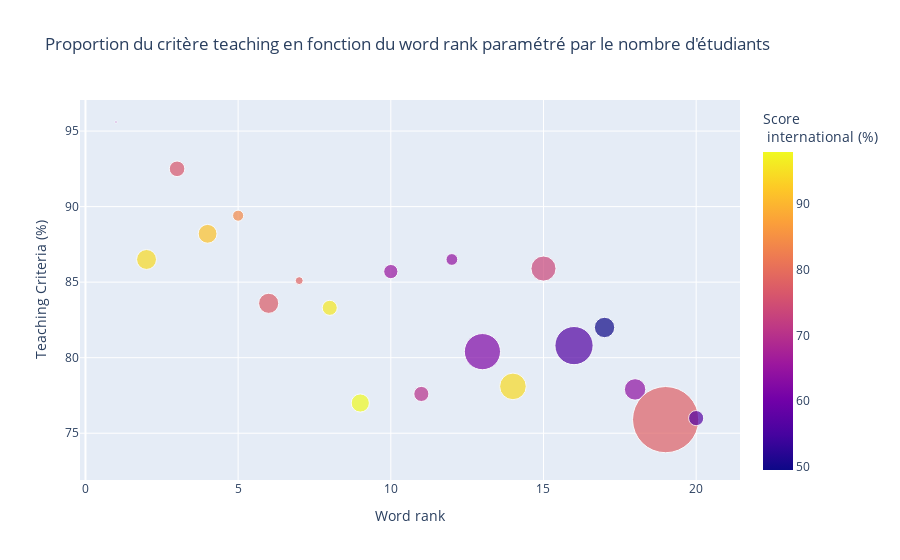

The notebook cell this image was saved under:
### Code cell
# Préparation des données
df2016 = timesData[timesData.year == 2016].iloc[:20,:]
num_students_size  = [float(each.replace(',', '.')) for each in df2016.num_students]
international_color = [float(each) for each in df2016.international]
# avec la legende et axes : à modif ca plante

data = [
    {
        'y': df2016.teaching,
        'x': df2016.world_rank,
        'mode': 'markers',
        'marker': {
            'color': international_color,
            'size': num_students_size,
            'showscale': True,
            'colorbar' : {'title':'Score <br> international (%)'}
        },
        "text" : df2016[['university_name', 'num_students']],
        "hovertemplate" : "<b>University :</b> %{text[0]}<br>" + "<b>Students number :</b> %{text[1]}",
    },]
layout = dict(
    title = "Proportion du critère teaching en fonction du word rank paramétré par le nombre d'étudiants",
    yaxis_title = "Teaching Criteria (%)",
    xaxis_title = "Word rank"
)

fig = dict(data=data, layout=layout)
iplot(fig)

### Figure 1 — Plotly figure (JSON) as saved in the notebook; plotly's stock layout.template omitted (floating-point values rounded to 4 significant figures)
{"data": [{"hovertemplate": "<b>University :</b> %{text[0]}<br><b>Students number :</b> %{text[1]}", "marker": {"color": [64, 94.4, 76.3, 91.5, 84, 77.2, 78.5, 96, 97.9, 65, 70, 64.3, 61.9, 94.4, 73.5, 56.4, 49.5, 63.9, 77.8, 56.5], "colorbar": {"title": {"text": "Score <br> international (%)"}}, "showscale": true, "size": [2.243, 19.92, 15.6, 18.81, 11.07, 20.15, 7.929, 15.06, 18.18, 14.22, 15.13, 11.75, 36.19, 26.61, 25.05, 38.21, 20.38, 21.42, 66.2, 15.17]}, "mode": "markers", "text": [["California Institute of Technology", "2,243"], ["University of Oxford", "19,919"], ["Stanford University", "15,596"], ["University of Cambridge", "18,812"], ["Massachusetts Institute of Technology", "11,074"], ["Harvard University", "20,152"], ["Princeton University", "7,929"], ["Imperial College London", "15,060"], ["ETH Zurich – Swiss Federal Institute of Technology Zurich", "18,178"], ["University of Chicago", "14,221"], ["Johns Hopkins University", "15,128"], ["Yale University", "11,751"], ["University of California, Berkeley", "36,186"], ["University College London", "26,607"], ["Columbia University", "25,055"], ["University of California, Los Angeles", "38,206"], ["University of Pennsylvania", "20,376"], ["Cornell University", "21,424"], ["University of Toronto", "66,198"], ["Duke University", "15,172"]], "type": "scatter", "x": ["1", "2", "3", "4", "5", "6", "7", "8", "9", "10", "11", "12", "13", "14", "15", "16", "17", "18", "19", "20"], "y": [95.6, 86.5, 92.5, 88.2, 89.4, 83.6, 85.1, 83.3, 77, 85.7, 77.6, 86.5, 80.4, 78.1, 85.9, 80.8, 82, 77.9, 75.9, 76]}], "layout": {"title": {"text": "Proportion du critère teaching en fonction du word rank paramétré par le nombre d'étudiants"}, "xaxis": {"title": {"text": "Word rank"}}, "yaxis": {"title": {"text": "Teaching Criteria (%)"}}}}
